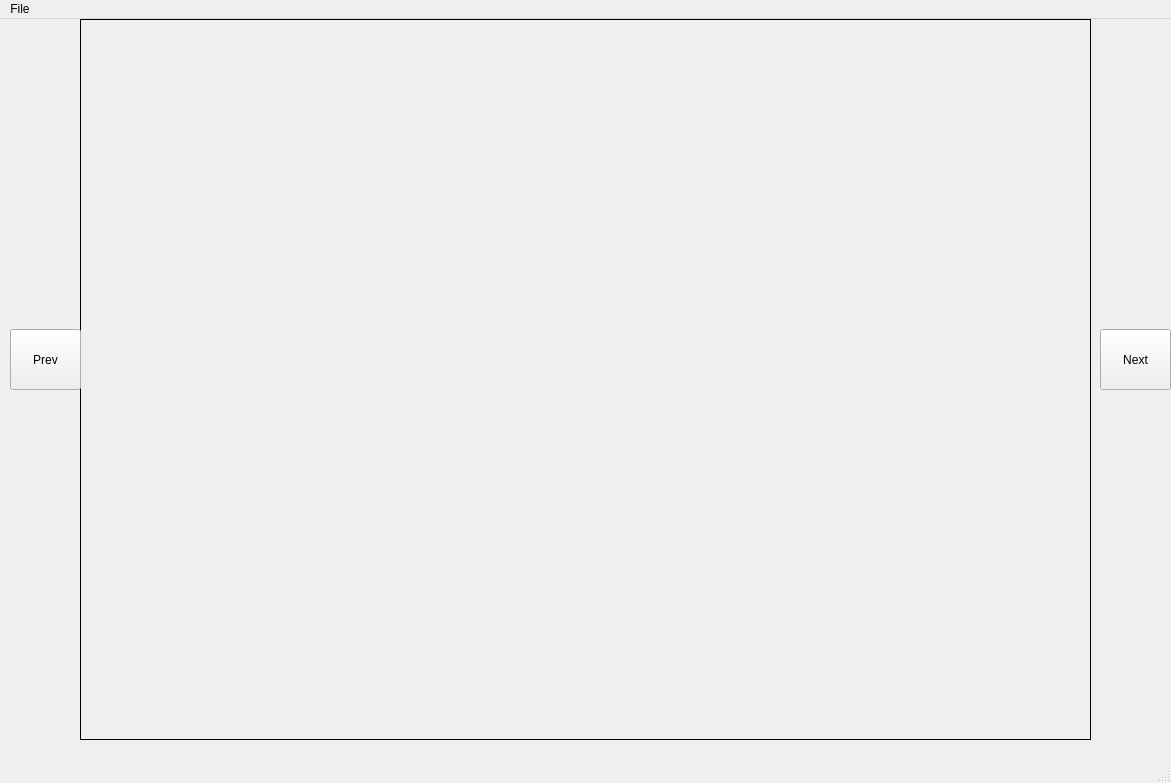
<?xml version="1.0" encoding="UTF-8"?>
<ui version="4.0">
 <class>MainWindow</class>
 <widget class="QMainWindow" name="MainWindow">
  <property name="geometry">
   <rect>
    <x>0</x>
    <y>0</y>
    <width>1171</width>
    <height>783</height>
   </rect>
  </property>
  <property name="windowTitle">
   <string>MainWindow</string>
  </property>
  <widget class="QWidget" name="centralwidget">
   <widget class="QLabel" name="photo">
    <property name="enabled">
     <bool>true</bool>
    </property>
    <property name="geometry">
     <rect>
      <x>80</x>
      <y>0</y>
      <width>1011</width>
      <height>721</height>
     </rect>
    </property>
    <property name="mouseTracking">
     <bool>true</bool>
    </property>
    <property name="frameShape">
     <enum>QFrame::Box</enum>
    </property>
    <property name="text">
     <string/>
    </property>
    <property name="pixmap">
     <pixmap>../../plotted_camera_image/run327583_ev0_camera_image.png</pixmap>
    </property>
    <property name="scaledContents">
     <bool>true</bool>
    </property>
   </widget>
   <widget class="QPushButton" name="pushButton">
    <property name="geometry">
     <rect>
      <x>10</x>
      <y>310</y>
      <width>71</width>
      <height>61</height>
     </rect>
    </property>
    <property name="text">
     <string>Prev</string>
    </property>
   </widget>
   <widget class="QPushButton" name="pushButton_2">
    <property name="geometry">
     <rect>
      <x>1100</x>
      <y>310</y>
      <width>71</width>
      <height>61</height>
     </rect>
    </property>
    <property name="text">
     <string>Next</string>
    </property>
   </widget>
  </widget>
  <widget class="QMenuBar" name="menubar">
   <property name="geometry">
    <rect>
     <x>0</x>
     <y>0</y>
     <width>1171</width>
     <height>28</height>
    </rect>
   </property>
   <widget class="QMenu" name="menuFile">
    <property name="title">
     <string>File</string>
    </property>
    <addaction name="actionSave_Event"/>
   </widget>
   <addaction name="menuFile"/>
  </widget>
  <widget class="QStatusBar" name="statusbar"/>
  <action name="actionSave_Event">
   <property name="text">
    <string>Save Event</string>
   </property>
  </action>
 </widget>
 <resources/>
 <connections/>
</ui>
